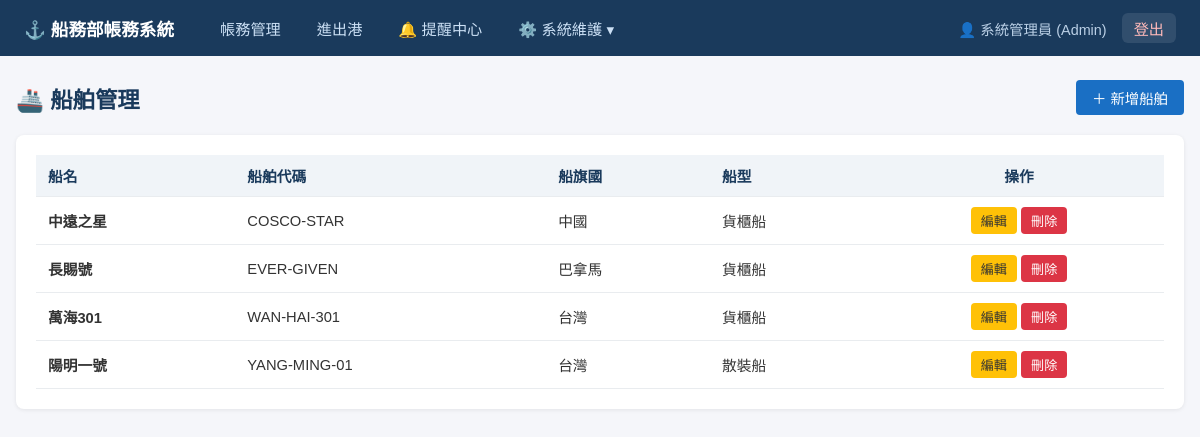
The app's page /ships (signed in) with its own data.
### models.py (models this page shows)
class Employee(Base):
    __tablename__ = "employees"
    id = Column(Integer, primary_key=True, index=True)
    username = Column(String, unique=True, nullable=False, index=True)
    hashed_password = Column(String, nullable=False)
    full_name = Column(String)
    email = Column(String)
    department_id = Column(Integer, ForeignKey("departments.id"))
    role_id = Column(Integer, ForeignKey("roles.id"))
    is_active = Column(Integer, default=1) # 1: 啟用, 0: 停用
    created_at = Column(DateTime, default=func.now())
    updated_at = Column(DateTime, default=func.now(), onupdate=func.now())
    department = relationship("Department", back_populates="employees")
    role = relationship("Role", back_populates="employees")

class Role(Base):
    __tablename__ = "roles"
    id = Column(Integer, primary_key=True, index=True)
    name = Column(String, unique=True, nullable=False) # e.g., Admin, Accounting, Operator
    created_at = Column(DateTime, default=func.now())
    employees = relationship("Employee", back_populates="role")
    permissions = relationship("Permission", secondary=role_permissions, back_populates="roles")

class Ship(Base):
    __tablename__ = "ships"
    id = Column(Integer, primary_key=True, index=True)
    code = Column(String, unique=True, nullable=False, index=True)
    name = Column(String, nullable=False)
    flag = Column(String)
    ship_type = Column(String)
    created_at = Column(DateTime, default=func.now())
    updated_at = Column(DateTime, default=func.now(), onupdate=func.now())
    voyages = relationship("Voyage", back_populates="ship")

### routers/ships.py (the view)
@router.get("", response_class=HTMLResponse)
def list_ships(request: Request, db: Session = Depends(get_db)):
    ships = db.query(models.Ship).order_by(models.Ship.code).all()
    return templates.TemplateResponse("ships/list.html", {"request": request, "ships": ships})

### database.py (called while the page is built)
def get_db():
    db = SessionLocal()
    try:
        yield db
    finally:
        db.close()

### main.py (called while the page is built)
@app.middleware("http")
async def add_user_to_request(request: Request, call_next):
    token = request.cookies.get("access_token")
    request.state.user = None
    if token:
        try:
            payload = jwt.decode(token, SECRET_KEY, algorithms=[ALGORITHM])
            username: str = payload.get("sub")
            if username:
                db = SessionLocal()
                user = db.query(models.Employee).options(
                    joinedload(models.Employee.role),
                    joinedload(models.Employee.department)
                ).filter(models.Employee.username == username).first()
                if user and user.is_active:
                    request.state.user = user
                db.close()
        except (JWTError, Exception):
            pass
    response = await call_next(request)
    return response

### utils/auth.py (called while the page is built)
    async def __call__(self, request: Request) -> Optional[str]:
        authorization: str = request.headers.get("Authorization")
        if authorization:
            scheme, param = authorization.split()
            if scheme.lower() == "bearer":
                return param
        token = request.cookies.get("access_token")
        if token:
            return token
        return None

### utils/templates.py (called while the page is built)
def inject_user(request: Request):
    return {"current_user": getattr(request.state, "user", None)}

### templates/ships/list.html (shortened to what this page needs)
{% extends "base.html" %}
{% block content %}
<div class="page-header">
    <h1>🚢 船舶管理</h1>
    <button class="btn btn-primary" onclick="openModal('addModal')">＋ 新增船舶</button>
</div>
<div class="card">
    <table>
        <thead>
            <tr>
                <th>船名</th>
                <th>船舶代碼</th>
                <th>船旗國</th>
                <th>船型</th>
                <th class="text-center">操作</th>
            </tr>
        </thead>
        <tbody id="shipTableBody">
            {% for ship in ships %}
            <tr id="ship-row-{{ ship.id }}">
                <td><strong>{{ ship.name }}</strong></td>
                <td>{{ ship.code }}</td>
                <td>{{ ship.flag or '-' }}</td>
                <td>{{ ship.ship_type or '-' }}</td>
                <td class="text-center">
                    <button class="btn btn-warning btn-sm"
                        onclick="openEditModal({{ ship.id }}, '{{ ship.code }}', '{{ ship.name }}', '{{ ship.flag or '' }}', '{{ ship.ship_type or '' }}')">
                        編輯
                    </button>
                    <button class="btn btn-danger btn-sm"
                        onclick="openDeleteModal({{ ship.id }}, '{{ ship.name }}')">
                        刪除
                    </button>
                </td>
            </tr>
            {% else %}
            <tr id="emptyRow"><td colspan="5" class="text-center" style="color:#999; padding:24px;">尚無船舶資料</td></tr>
            {% endfor %}
        </tbody>
    </table>
</div>
{% endblock %}

### templates/base.html (shortened to what this page needs)
<!DOCTYPE html>
<html lang="zh-TW">
<head>
    <link rel="stylesheet" href="/static/style.css">
    <link rel="stylesheet" href="https://cdn.datatables.net/1.13.7/css/jquery.dataTables.min.css">
</head>
<body>
    <nav class="navbar">
        <div class="nav-brand">⚓ 船務部帳務系統</div>
        <ul class="nav-links">
            {% if current_user %}
            <li><a href="/invoices">帳務管理</a></li>
            <li><a href="/voyage-tasks">進出港</a></li>
            <li><a href="/reminders" id="nav-reminders">🔔 <span id="unread-count" class="badge-count" style="display: none;">0</span> 提醒中心</a></li>
            <li class="dropdown">
                <a href="javascript:void(0)" class="dropbtn">⚙️ 系統維護 ▾</a>
            </li>
            <li class="user-info">
                <span class="user-name">👤 {{ current_user.full_name }} ({{ current_user.role.name if current_user.role else '員工' }})</span>
                <a href="/auth/logout" class="logout-link">登出</a>
            </li>
            {% else %}
            <li><a href="/login">登入</a></li>
            {% endif %}
        </ul>
    </nav>
    <div class="container">
        {% block content %}{% endblock %}
    </div>
</body>
</html>

### static/style.css (style rules this page uses)
* { box-sizing: border-box; margin: 0; padding: 0; }
body { font-family: "Microsoft JhengHei", "Noto Sans TC", sans-serif; background: #f5f6fa; color: #333; }
.navbar { background: #1a3a5c; color: white; padding: 0 24px; display: flex; align-items: center; height: 56px; gap: 32px; }
.nav-brand { font-size: 1.1rem; font-weight: bold; white-space: nowrap; }
.nav-links { list-style: none; display: flex; gap: 8px; }
.nav-links a { color: #cce0f5; text-decoration: none; padding: 6px 14px; border-radius: 4px; font-size: 0.95rem; transition: background 0.2s; }
.nav-links { align-items: center; width: 100%; }
.user-info { margin-left: auto; display: flex; align-items: center; gap: 15px; font-size: 0.9rem; color: #cce0f5; padding-left: 20px; }
.user-name { display: flex; align-items: center; gap: 6px; opacity: 0.9; }
.logout-link { background: rgba(255, 255, 255, 0.1) !important; color: #ffbaba !important; padding: 4px 12px !important; border-radius: 6px !important; font-weight: 500; }
.dropdown { position: relative; display: inline-block; }
.dropbtn { cursor: pointer; }
.container { max-width: 1200px; margin: 24px auto; padding: 0 16px; }
.page-header { display: flex; justify-content: space-between; align-items: center; margin-bottom: 20px; }
.page-header h1 { font-size: 1.4rem; color: #1a3a5c; }
.btn { display: inline-block; padding: 7px 16px; border-radius: 4px; border: none; cursor: pointer; font-size: 0.9rem; text-decoration: none; transition: opacity 0.2s; }
.btn-primary { background: #1a6fc4; color: white; }
.btn-danger { background: #dc3545; color: white; }
.btn-warning { background: #ffc107; color: #333; }
.btn-sm { padding: 4px 10px; font-size: 0.82rem; }
.card { background: white; border-radius: 8px; box-shadow: 0 1px 4px rgba(0,0,0,0.08); padding: 20px; margin-bottom: 20px; }
table { width: 100%; border-collapse: collapse; }
th, td { padding: 10px 12px; text-align: left; border-bottom: 1px solid #e9ecef; font-size: 0.92rem; }
th { background: #f0f4f8; color: #1a3a5c; font-weight: 600; }
.text-center { text-align: center; }

### records on screen
Employee: full_name "系統管理員"
Role: role "Admin"
Ship: name "中遠之星", code "COSCO-STAR", flag "中國", ship_type "貨櫃船"
Ship: name "長賜號", code "EVER-GIVEN", flag "巴拿馬", ship_type "貨櫃船"
Ship: name "萬海301", code "WAN-HAI-301", flag "台灣", ship_type "貨櫃船"
Ship: name "陽明一號", code "YANG-MING-01", flag "台灣", ship_type "散裝船"
